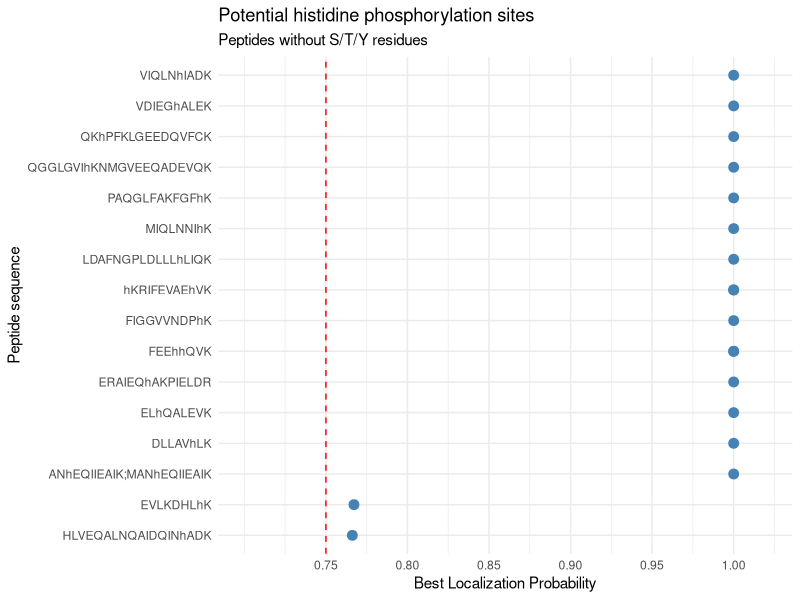

Reproduce this figure in R.

library(dplyr)
library(readr)
library(ggplot2)

# 1. Read your original STYH dataset
data <- read_tsv("combined_site_STYH.tsv")

# 2. Find all lowercase h and exclude contaminants
his_all <- data %>%
  filter(
    grepl("h", Peptide, fixed = TRUE),
    !grepl("contam_sp|FGCZ", Protein,
           ignore.case = TRUE)
  )

# 3. Select probability >= 0.75
his_075 <- his_all %>%
  filter(`Best Localization Probability` >= 0.75)

# 4. Exclude peptides containing S/T/Y
his_only <- his_075 %>%
  filter(!grepl("[STYsty]", Peptide))

# Check how many entries remain
nrow(his_only)

# 5. Create dot plot
ggplot(his_only,
       aes(x = `Best Localization Probability`,
           y = reorder(Peptide,
                       `Best Localization Probability`))) +
  geom_point(size = 3, color = "steelblue") +
  geom_vline(
    xintercept = 0.75,
    linetype = "dashed",
    color = "red"
  ) +
  scale_x_continuous(
    limits = c(0.7, 1.02),
    breaks = seq(0.75, 1, 0.05)
  ) +
  labs(
    title = "Potential histidine phosphorylation sites",
    subtitle = "Peptides without S/T/Y residues",
    x = "Best Localization Probability",
    y = "Peptide sequence"
  ) +
  theme_minimal()
